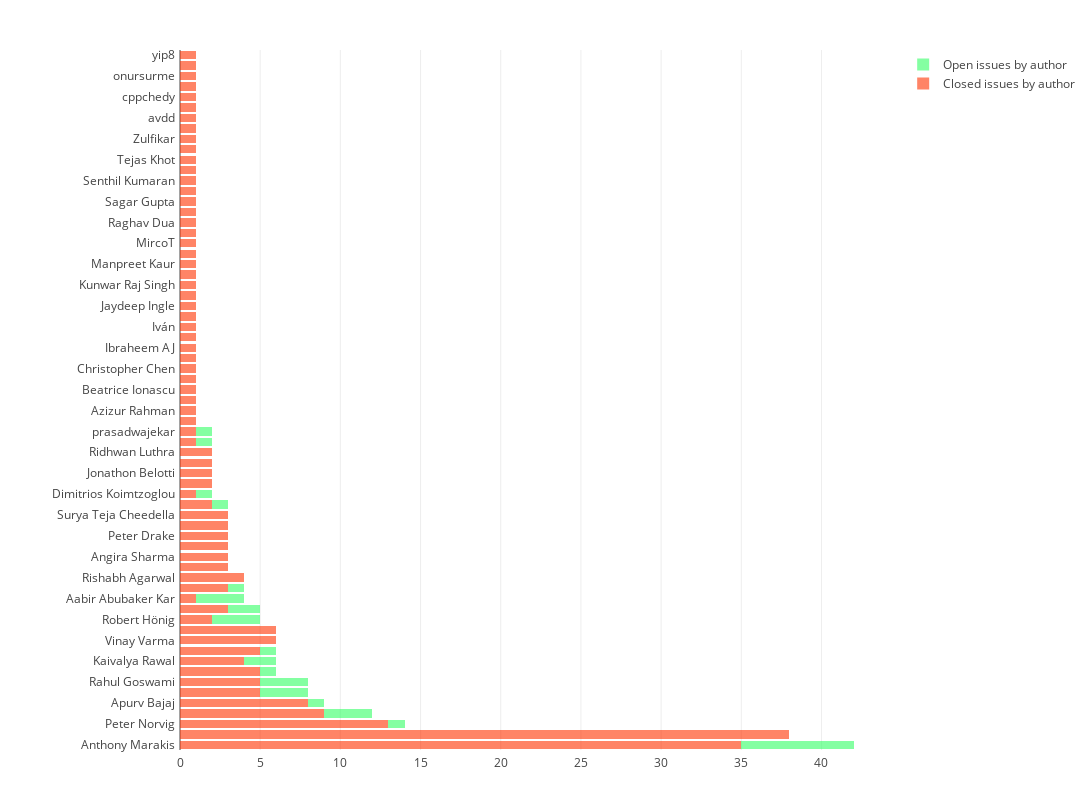

Notebook cell for this chart:
### Code cell
trace1 = go.Bar(
        y = all_issues.key,
        x = all_issues.closed_issues,
        name = "Closed issues by author",
        orientation = "h",
        marker = dict(
            color = 'rgba(255,50,0, 0.6)'
    )
)

trace2 = go.Bar(
    y = all_issues.key,
    x = all_issues.opened_issues - all_issues.closed_issues,
    name = "Open issues by author",
    orientation = 'h',
    marker = dict(
        color = 'rgba(50, 255, 100, 0.6)')
    )

data = [trace1, trace2]
layout = go.Layout(
    barmode='stack',
    autosize=False,
    width=1200,
    height=800,
    margin=go.Margin(
        l=180,
        r=100,
        b=50,
        t=50,
        pad=4
    )
)


fig = go.Figure(data=data, layout=layout)
iplot(fig, filename='marker-h-bar')

### Figure 1 — Plotly figure (JSON) as saved in the notebook; plotly's stock layout.template omitted (floating-point values rounded to 4 significant figures)
{"data": [{"marker": {"color": "rgba(255,50,0, 0.6)"}, "name": "Closed issues by author", "orientation": "h", "type": "bar", "x": [35, 38, 13, 9, 8, 5, 5, 5, 4, 5, 6, 6, 2, 3, 1, 3, 4, 3, 3, 3, 3, 3, 3, 2, 1, 2, 2, 2, 2, 1, 1, 1, 1, 1, 1, 1, 1, 1, 1, 1, 1, 1, 1, 1, 1, 1, 1, 1, 1, 1, 1, 1, 1, 1, 1, 1, 1, 1, 1, 1, 1, 1, 1, 1, 1, 1, 1], "y": ["Anthony Marakis", "Google Code Exporter", "Peter Norvig", "C.G.Vedant", "Apurv Bajaj", "Charu", "Rahul Goswami", "Aman Deep Singh", "Kaivalya Rawal", "Kritika Agrawal", "Vinay Varma", "chiragvartak", "Robert Hönig", "Tarun Kumar Vangani", "Aabir Abubaker Kar", "Darius Bacon", "Rishabh Agarwal", "AdityaDaflapurkar", "Angira Sharma", "Nouman Ahmed", "Peter Drake", "Pranjal Aswani", "Surya Teja Cheedella", "lucasmoura", "Dimitrios Koimtzoglou", "Gokula Krishnan", "Jonathon Belotti", "Luke Schoen", "Ridhwan Luthra", "diegorodriguezv", "prasadwajekar", "Ashish Upadhyay", "Azizur Rahman", "Battu Varshit", "Beatrice Ionascu", "Boyu Zhang", "Christopher Chen", "Himanshu Mishra", "Ibraheem AJ", "Ilnar Salimzianov", "Iván", "Jaime Sevilla", "Jaydeep Ingle", "Jefferson Lee", "Kunwar Raj Singh", "M.J.", "Manpreet Kaur", "Matthew Harris", "MircoT", "Nick Lee", "Raghav Dua", "Rishav1", "Sagar Gupta", "Sahin Mousli", "Senthil Kumaran", "Snigdha Rao", "Tejas Khot", "Umang Ahuja", "Zulfikar", "ashwin nalwade", "avdd", "cool88", "cppchedy", "hackrush", "onursurme", "radlyeel", "yip8"]}, {"marker": {"color": "rgba(50, 255, 100, 0.6)"}, "name": "Open issues by author", "orientation": "h", "type": "bar", "x": [7, 0, 1, 3, 1, 3, 3, 1, 2, 1, 0, 0, 3, 2, 3, 1, 0, 0, 0, 0, 0, 0, 0, 1, 1, 0, 0, 0, 0, 1, 1, 0, 0, 0, 0, 0, 0, 0, 0, 0, 0, 0, 0, 0, 0, 0, 0, 0, 0, 0, 0, 0, 0, 0, 0, 0, 0, 0, 0, 0, 0, 0, 0, 0, 0, 0, 0], "y": ["Anthony Marakis", "Google Code Exporter", "Peter Norvig", "C.G.Vedant", "Apurv Bajaj", "Charu", "Rahul Goswami", "Aman Deep Singh", "Kaivalya Rawal", "Kritika Agrawal", "Vinay Varma", "chiragvartak", "Robert Hönig", "Tarun Kumar Vangani", "Aabir Abubaker Kar", "Darius Bacon", "Rishabh Agarwal", "AdityaDaflapurkar", "Angira Sharma", "Nouman Ahmed", "Peter Drake", "Pranjal Aswani", "Surya Teja Cheedella", "lucasmoura", "Dimitrios Koimtzoglou", "Gokula Krishnan", "Jonathon Belotti", "Luke Schoen", "Ridhwan Luthra", "diegorodriguezv", "prasadwajekar", "Ashish Upadhyay", "Azizur Rahman", "Battu Varshit", "Beatrice Ionascu", "Boyu Zhang", "Christopher Chen", "Himanshu Mishra", "Ibraheem AJ", "Ilnar Salimzianov", "Iván", "Jaime Sevilla", "Jaydeep Ingle", "Jefferson Lee", "Kunwar Raj Singh", "M.J.", "Manpreet Kaur", "Matthew Harris", "MircoT", "Nick Lee", "Raghav Dua", "Rishav1", "Sagar Gupta", "Sahin Mousli", "Senthil Kumaran", "Snigdha Rao", "Tejas Khot", "Umang Ahuja", "Zulfikar", "ashwin nalwade", "avdd", "cool88", "cppchedy", "hackrush", "onursurme", "radlyeel", "yip8"]}], "layout": {"autosize": false, "barmode": "stack", "height": 800, "margin": {"b": 50, "l": 180, "pad": 4, "r": 100, "t": 50}, "width": 1200}}
